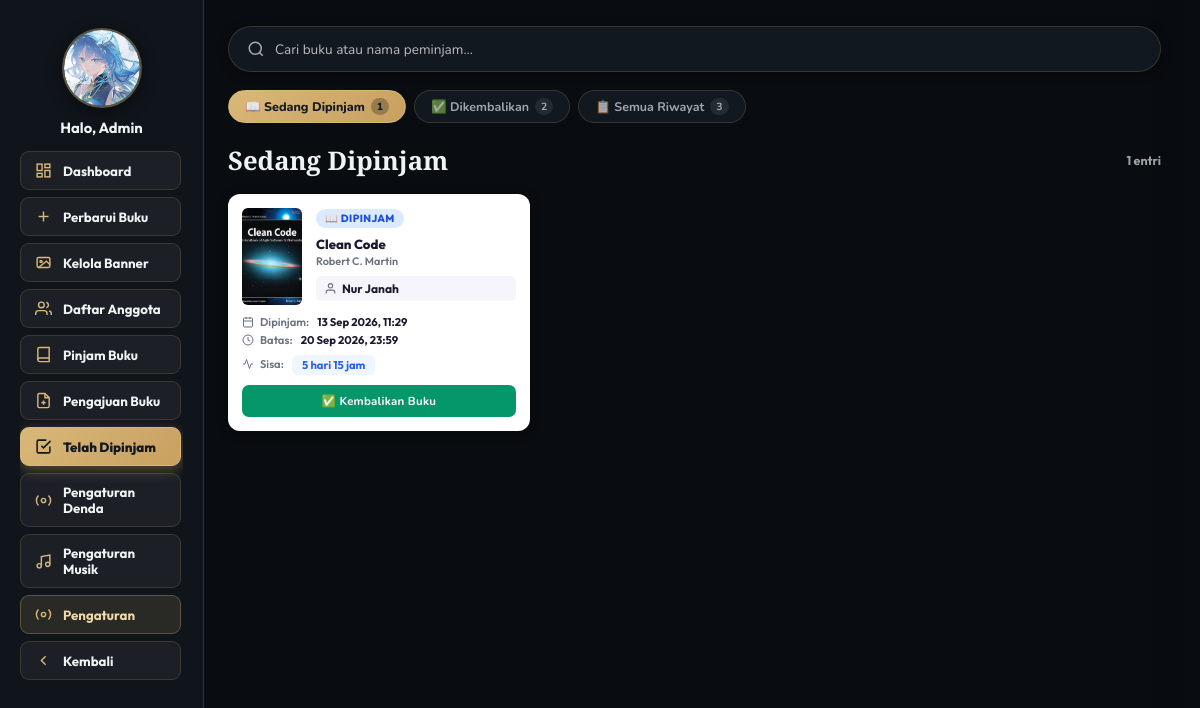
Page /telah_dipinjam.php (signed in) on the committed database.
### tables this page shows
CREATE TABLE `admin_profile` (
  `id` int NOT NULL,
  `user_id` int NOT NULL,
  `display_name` varchar(100) NOT NULL DEFAULT 'Admin',
  `foto` varchar(255) NOT NULL DEFAULT '',
  `updated_at` timestamp NULL DEFAULT CURRENT_TIMESTAMP ON UPDATE CURRENT_TIMESTAMP
);

CREATE TABLE `peminjaman` (
  `id` int NOT NULL,
  `buku_id` int NOT NULL,
  `user_id` int DEFAULT NULL,
  `nama_peminjam` varchar(150) NOT NULL,
  `waktu_pinjam` datetime NOT NULL DEFAULT CURRENT_TIMESTAMP,
  `batas_kembali` datetime NOT NULL,
  `waktu_kembali` datetime DEFAULT NULL,
  `terlambat_hari` int NOT NULL DEFAULT '0' COMMENT 'Jumlah hari keterlambatan',
  `denda` decimal(12,0) NOT NULL DEFAULT '0' COMMENT 'Total denda dalam rupiah',
  `status_denda` enum('tidak_ada','belum_bayar','lunas') NOT NULL DEFAULT 'tidak_ada' COMMENT 'Status pembayaran denda',
  `status` enum('dipinjam','dikembalikan') NOT NULL DEFAULT 'dipinjam',
  `created_at` timestamp NOT NULL DEFAULT CURRENT_TIMESTAMP
);

CREATE TABLE `buku` (
  `id` int NOT NULL,
  `judul` varchar(255) NOT NULL,
  `penulis` varchar(255) NOT NULL DEFAULT '',
  `isbn` varchar(50) NOT NULL DEFAULT '',
  `genre` varchar(100) NOT NULL DEFAULT '',
  `sinopsis` text,
  `stok` int NOT NULL DEFAULT '0',
  `rak` varchar(100) NOT NULL DEFAULT '',
  `gambar` varchar(500) NOT NULL DEFAULT '',
  `created_at` timestamp NULL DEFAULT CURRENT_TIMESTAMP,
  `updated_at` timestamp NULL DEFAULT CURRENT_TIMESTAMP ON UPDATE CURRENT_TIMESTAMP
);

### telah_dipinjam.php (the view, shortened to what this page needs)
<?php
require_once 'db.php';
mysqli_set_charset($conn, 'utf8mb4');
mysqli_query($conn, "SET time_zone = '+07:00'");
$profil_res = mysqli_query($conn, 'SELECT * FROM admin_profile LIMIT 1');
$profil     = $profil_res ? mysqli_fetch_assoc($profil_res) : null;
$admin_name = $profil['display_name'] ?? ($_SESSION['user_name'] ?? 'Admin');
$admin_foto = $profil['foto'] ?? '';
$tab = match($_GET['tab'] ?? 'dipinjam') {
    'dikembalikan' => 'dikembalikan',
    'riwayat'      => 'riwayat',
    default        => 'dipinjam',
};
$search  = trim($_GET['q'] ?? '');
$where_status = match($tab) {
    'dipinjam'     => "p.status = 'dipinjam'",
    'dikembalikan' => "p.status = 'dikembalikan'",
    default        => '1=1',
};
$where_search = '';
$sql = "SELECT p.*, b.judul, b.penulis, b.gambar, b.genre,
               u.no_hp AS anggota_no_hp, u.email AS anggota_email,
               rl.wa_terkirim AS wa_terkirim_hari_ini
        FROM peminjaman p
        INNER JOIN buku b ON b.id = p.buku_id
        LEFT JOIN users u ON u.id = p.user_id
        LEFT JOIN reminder_log rl ON rl.peminjaman_id = p.id AND rl.tanggal = CURDATE()
        WHERE $where_status $where_search
        ORDER BY p.waktu_pinjam DESC";
$pem_list = [];
$res = mysqli_query($conn, $sql);
while ($row = mysqli_fetch_assoc($res)) {
    $pem_list[] = $row;
}
$total_tab = count($pem_list);
$cnt = [];
foreach (['dipinjam', 'dikembalikan'] as $st) {
    $r = mysqli_query($conn,
        "SELECT COUNT(*) AS c FROM peminjaman p
         INNER JOIN buku b ON b.id = p.buku_id
         WHERE p.status='$st'"
    );
    $cnt[$st] = (int)(mysqli_fetch_assoc($r)['c'] ?? 0);
}
$cnt['riwayat'] = $cnt['dipinjam'] + $cnt['dikembalikan'];
$colors = ['col-a','col-b','col-c','col-d','col-e','col-f','col-g','col-h'];
function sisaWaktu(string $batas): array {
    $now   = new DateTimeImmutable();
    $batas = new DateTimeImmutable($batas);
    $diff = $now->diff($batas);
    $parts = [];
    if ($diff->days >= 1) $parts[] = $diff->days . ' hari';
    if ($diff->h >= 1)    $parts[] = $diff->h    . ' jam';
    return ['terlambat' => false, 'label' => implode(' ', $parts) ?: 'Kurang dari 1 jam', 'hari' => 0];
}
?>
<!DOCTYPE html>
<html lang="id">
<head>
</head>
<body>
<aside class="sidebar" id="sidebar">
  <div class="sidebar-header">
    <div class="avatar-wrap" onclick="openProfilModal()" title="Edit Profil">
    <div class="avatar-circle">
      <?php if ($admin_foto && file_exists($admin_foto)): ?>
        <img src="<?= htmlspecialchars($admin_foto) ?>?v=<?= filemtime($admin_foto) ?>" alt="Admin" width="80" height="80" loading="eager" decoding="sync"/>
      <?php else: ?>
        <svg class="default-icon" viewBox="0 0 24 24" fill="none" stroke="currentColor" stroke-width="1.2">
          <path d="M20 21v-2a4 4 0 0 0-4-4H8a4 4 0 0 0-4 4v2"/><circle cx="12" cy="7" r="4"/>
        </svg>
      <?php endif; ?>
    </div>
  </div>
  <div class="admin-name-label">Halo, <?= htmlspecialchars($admin_name) ?></div>
  </div>
  <nav class="sidebar-nav">
    <a class="sidebar-btn" href="dashboard.php">
    <svg viewBox="0 0 24 24" fill="none" stroke="currentColor" stroke-width="2"><rect x="3" y="3" width="7" height="9"/><rect x="14" y="3" width="7" height="5"/><rect x="14" y="12" width="7" height="9"/><rect x="3" y="16" width="7" height="5"/></svg>
    Dashboard
  </a>
  <a class="sidebar-btn" href="halaman_admin.php">
    <svg viewBox="0 0 24 24" fill="none" stroke="currentColor" stroke-width="2"><line x1="12" y1="5" x2="12" y2="19"/><line x1="5" y1="12" x2="19" y2="12"/></svg>
    Perbarui Buku
  </a>
  <a class="sidebar-btn" href="kelola_banner.php">
    <svg viewBox="0 0 24 24" fill="none" stroke="currentColor" stroke-width="2"><rect x="3" y="5" width="18" height="14" rx="2"/><circle cx="8.5" cy="10.5" r="1.5"/><path d="M21 15l-5-5L5 19"/></svg>
    Kelola Banner
  </a>
  <a class="sidebar-btn" href="daftar_anggota.php">
    <svg viewBox="0 0 24 24" fill="none" stroke="currentColor" stroke-width="2"><path d="M17 21v-2a4 4 0 0 0-4-4H5a4 4 0 0 0-4 4v2"/><circle cx="9" cy="7" r="4"/><path d="M23 21v-2a4 4 0 0 0-3-3.87"/><path d="M16 3.13a4 4 0 0 1 0 7.75"/></svg>
    Daftar Anggota
  </a>
  <a class="sidebar-btn" href="pinjam_buku.php">
    <svg viewBox="0 0 24 24" fill="none" stroke="currentColor" stroke-width="2"><path d="M4 19.5A2.5 2.5 0 0 1 6.5 17H20"/><path d="M6.5 2H20v20H6.5A2.5 2.5 0 0 1 4 19.5v-15A2.5 2.5 0 0 1 6.5 2z"/></svg>
    Pinjam Buku
  </a>
  <a class="sidebar-btn" href="pengajuan_buku.php">
    <svg viewBox="0 0 24 24" fill="none" stroke="currentColor" stroke-width="2"><path d="M14 2H6a2 2 0 0 0-2 2v16a2 2 0 0 0 2 2h12a2 2 0 0 0 2-2V8z"/><polyline points="14 2 14 8 20 8"/><line x1="12" y1="18" x2="12" y2="12"/><line x1="9" y1="15" x2="15" y2="15"/></svg>
    Pengajuan Buku
  </a>
  <a class="sidebar-btn active" href="telah_dipinjam.php">
    <svg viewBox="0 0 24 24" fill="none" stroke="currentColor" stroke-width="2"><path d="M9 11l3 3L22 4"/><path d="M21 12v7a2 2 0 0 1-2 2H5a2 2 0 0 1-2-2V5a2 2 0 0 1 2-2h11"/></svg>
    Telah Dipinjam
  </a>
  <a class="sidebar-btn" href="pengaturan_denda.php">
    <svg viewBox="0 0 24 24" fill="none" stroke="currentColor" stroke-width="2"><circle cx="12" cy="12" r="3"/><path d="M19.07 4.93a10 10 0 0 1 0 14.14M4.93 4.93a10 10 0 0 0 0 14.14"/></svg>
    Pengaturan Denda
  </a>
  <a class="sidebar-btn" href="pengaturan_musik.php">
      <svg viewBox="0 0 24 24" fill="none" stroke="currentColor" stroke-width="2">
        <path d="M9 18V5l12-2v13"/><circle cx="6" cy="18" r="3"/><circle cx="18" cy="16" r="3"/>
      </svg>
      Pengaturan Musik
    </a>
    <button class="sidebar-btn btn-settings-nav" onclick="if(typeof bukaSettings==='function')bukaSettings()" title="Buka Pengaturan">
      <svg viewBox="0 0 24 24" fill="none" stroke="currentColor" stroke-width="2"><circle cx="12" cy="12" r="3"/><path d="M19.07 4.93a10 10 0 0 1 0 14.14M4.93 4.93a10 10 0 0 0 0 14.14"/></svg>
      Pengaturan
    </button>
    <a class="sidebar-btn" href="beranda.php">
    <svg viewBox="0 0 24 24" fill="none" stroke="currentColor" stroke-width="2"><polyline points="15 18 9 12 15 6"/></svg>
    Kembali
  </a>
  </nav>
</aside>
<main class="main">
  <form method="GET" action="" id="searchForm">
    <div class="topbar">
      <svg viewBox="0 0 24 24" fill="none" stroke="currentColor" stroke-width="2"><circle cx="11" cy="11" r="8"/><path d="m21 21-4.35-4.35"/></svg>
      <input type="text" name="q" id="searchInput" autocomplete="off" placeholder="Cari buku atau nama peminjam…" value="<?= htmlspecialchars($search) ?>"/>
    </div>
  </form>
  <div id="searchResultArea">
  <div class="tab-bar">
    <?php
    $tabs = [
      'dipinjam'     => ['label' => '📖 Sedang Dipinjam'],
      'dikembalikan' => ['label' => '✅ Dikembalikan'],
      'riwayat'      => ['label' => '📋 Semua Riwayat'],
    ];
    foreach ($tabs as $key => $data):
      $active = $tab === $key ? 'active' : '';
      $href   = 'telah_dipinjam.php?tab=' . $key . ($search ? '&q=' . urlencode($search) : '');
    ?>
    <a href="<?= $href ?>" class="tab-btn <?= $active ?>">
      <?= $data['label'] ?>
      <span class="tab-count"><?= $cnt[$key] ?></span>
    </a>
    <?php endforeach; ?>
  </div>
  <div class="content-header">
    <div class="content-title">
      <?= match($tab) { 'dipinjam' => 'Sedang Dipinjam', 'dikembalikan' => 'Sudah Dikembalikan', default => 'Semua Riwayat' } ?>
    </div>
    <span style="font-size:.78rem;color:var(--muted);font-weight:700;"><?= $total_tab ?> entri</span>
  </div>
  <?php if (empty($pem_list)): ?>
  <div class="empty-state">
    <svg viewBox="0 0 24 24" fill="none" stroke="currentColor" stroke-width="1.5"><path d="M9 11l3 3L22 4"/><path d="M21 12v7a2 2 0 0 1-2 2H5a2 2 0 0 1-2-2V5a2 2 0 0 1 2-2h11"/></svg>
    <p><?= $search ? 'Tidak ada data yang cocok.' : 'Belum ada data peminjaman.' ?></p>
  </div>
  <?php else: ?>
  <div class="pem-grid">
    <?php foreach ($pem_list as $i => $pem):
      $isDipinjam  = $pem['status'] === 'dipinjam';
      $sisa        = $isDipinjam ? sisaWaktu($pem['batas_kembali']) : null;
      $isTerlambat = $sisa['terlambat'] ?? false;
      $preview_denda = 0;
      $denda_sudah    = (int)($pem['denda'] ?? 0);
      $status_denda   = $pem['status_denda'] ?? 'tidak_ada';
      $cardClass = '';
      if ($isDipinjam) {
          $cardClass = $isTerlambat ? 'terlambat' : '';
      } else {
          if ($denda_sudah > 0 && $status_denda === 'belum_bayar') $cardClass = 'ada-denda';
          else $cardClass = 'dikembalikan';
      }
      $col     = $colors[$i % count($colors)];
    ?>
    <div class="pem-card <?= $cardClass ?>">
      <div class="pem-card-top">
        <div class="pem-thumb <?= ($pem['gambar'] && file_exists($pem['gambar'])) ? '' : $col ?>">
          <?php if ($pem['gambar'] && file_exists($pem['gambar'])): ?>
            <img src="<?= htmlspecialchars($pem['gambar']) ?>" alt="cover"/>
          <?php else: ?>
            <svg viewBox="0 0 24 24" fill="none" stroke="#fff" stroke-width="1.2" opacity=".6"><path d="M4 19.5A2.5 2.5 0 0 1 6.5 17H20"/><path d="M6.5 2H20v20H6.5A2.5 2.5 0 0 1 4 19.5v-15A2.5 2.5 0 0 1 6.5 2z"/></svg>
          <?php endif; ?>
        </div>
        <div class="pem-info">
          <?php if ($isDipinjam && $isTerlambat): ?>
            <span class="status-chip chip-terlambat">⚠ Terlambat</span>
          <?php elseif ($isDipinjam): ?>
            <span class="status-chip chip-dipinjam">📖 Dipinjam</span>
          <?php endif; ?>
          <div class="pem-judul" title="<?= htmlspecialchars($pem['judul']) ?>"><?= htmlspecialchars($pem['judul']) ?></div>
          <div class="pem-penulis"><?= htmlspecialchars($pem['penulis'] ?? '-') ?></div>
          <div class="pem-peminjam">
            <svg viewBox="0 0 24 24" fill="none" stroke="currentColor" stroke-width="2"><path d="M20 21v-2a4 4 0 0 0-4-4H8a4 4 0 0 0-4 4v2"/><circle cx="12" cy="7" r="4"/></svg>
            <?= htmlspecialchars($pem['nama_peminjam']) ?>
          </div>
        </div>
      </div>
      <div class="pem-meta">
        <div class="pem-meta-row">
          <svg viewBox="0 0 24 24" fill="none" stroke="currentColor" stroke-width="2"><rect x="3" y="4" width="18" height="18" rx="2"/><path d="M16 2v4M8 2v4M3 10h18"/></svg>
          Dipinjam:&nbsp;<span class="pem-meta-val"><?= date('d M Y, H:i', strtotime($pem['waktu_pinjam'])) ?></span>
        </div>
        <div class="pem-meta-row">
          <svg viewBox="0 0 24 24" fill="none" stroke="currentColor" stroke-width="2"><circle cx="12" cy="12" r="10"/><path d="M12 6v6l4 2"/></svg>
          Batas:&nbsp;<span class="pem-meta-val"><?= date('d M Y, H:i', strtotime($pem['batas_kembali'])) ?></span>
        </div>
        <?php if ($isDipinjam && $sisa): ?>
        <div class="pem-meta-row" style="margin-top:2px;">
          <svg viewBox="0 0 24 24" fill="none" stroke="currentColor" stroke-width="2"><path d="M22 12h-4l-3 9L9 3l-3 9H2"/></svg>
          Sisa:&nbsp;<span class="sisa-badge <?= $isTerlambat ? 'sisa-terlambat' : 'sisa-ok' ?>"><?= htmlspecialchars($sisa['label']) ?></span>
        </div>
        <?php endif; ?>
      </div>
      <div class="pem-footer">
        <?php if ($isDipinjam): ?>
        <button class="btn-kembalikan <?= ($isTerlambat && $preview_denda > 0) ? 'has-denda' : '' ?>"
          onclick="konfirmasiKembali(
            <?= $pem['id'] ?>,
            '<?= htmlspecialchars(addslashes($pem['judul'])) ?>',
            '<?= htmlspecialchars(addslashes($pem['nama_peminjam'])) ?>',
            <?= $isTerlambat ? 1 : 0 ?>,
            <?= $preview_denda ?>,
            '<?= htmlspecialchars(addslashes($sisa['label'] ?? '')) ?>'
          )">
          <?= ($isTerlambat && $preview_denda > 0) ? '⚠ Kembalikan + Catat Denda' : '✅ Kembalikan Buku' ?>
        </button>
        <?php endif; ?>
      </div>
    </div>
    <?php endforeach; ?>
  </div>
  <?php endif; ?>
  <?php
  $search_result_html = ob_get_clean();
  echo $search_result_html;
  ?>
  </div>
</main>
</body>
</html>

### rows in the picture
admin_profile: foto (picture), display_name "Admin"
peminjaman: buku.gambar (picture), shows "📖 DIPINJAM", buku.judul "Clean Code", buku.penulis "Robert C. Martin", nama_peminjam "Nur Janah", waktu_pinjam "13 Sep 2026, 11:29", batas_kembali "20 Sep 2026, 23:59", status+batas_kembali "5 hari 15 jam", shows "✅ Kembalikan Buku"

### other values in the picture
$data['label'] "📖 Sedang Dipinjam"
$cnt[$key] "1"
$data['label'] "✅ Dikembalikan"
$cnt[$key] "2"
$data['label'] "📋 Semua Riwayat"
$cnt[$key] "3"
$total_tab "1"
